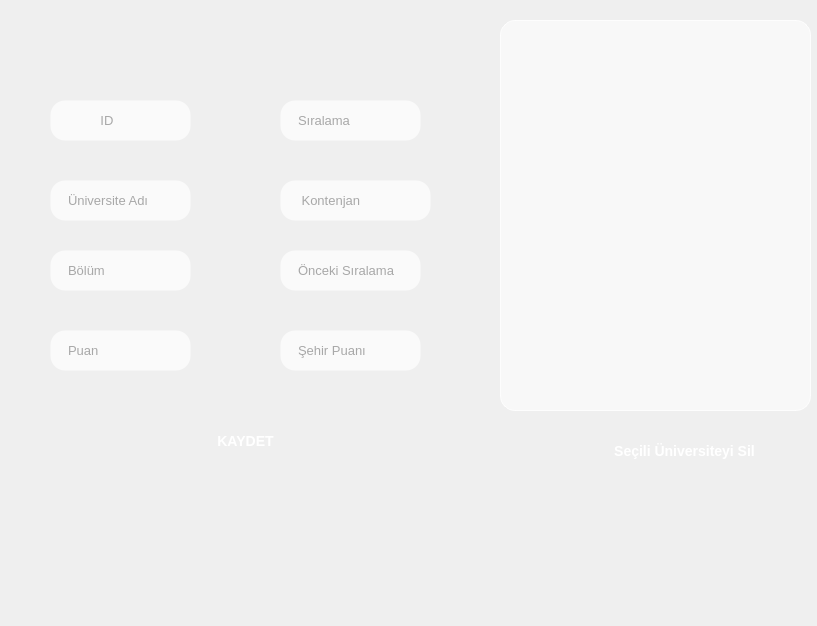
<?xml version="1.0" encoding="UTF-8"?>
<ui version="4.0">
 <class>UniEkleDialogClass</class>
 <widget class="QDialog" name="UniEkleDialogClass">
  <property name="geometry">
   <rect>
    <x>0</x>
    <y>0</y>
    <width>817</width>
    <height>626</height>
   </rect>
  </property>
  <property name="windowTitle">
   <string>UniEkleDialog</string>
  </property>
  <property name="styleSheet">
   <string notr="true">/* --- GENEL PENCERE --- */
QDialog {
    /* Diğer ekranlarla aynı pastel geçiş */
    background: qlineargradient(x1:0, y1:0, x2:1, y2:1, 
                                stop:0 #E0F7FA, 
                                stop:0.5 #F3E5F5, 
                                stop:1 #FFF3E0);
}

/* --- YAZI KUTULARI (6 Adet Veri Girişi) --- */
QLineEdit {
    background-color: rgba(255, 255, 255, 180); 
    border: 1px solid rgba(255, 255, 255, 0); 
    border-radius: 15px; 
    padding: 8px 15px;
    font-size: 13px; /* Çok kutu olduğu için yazıyı bir tık küçülttük */
    color: #555555;
}

QLineEdit:focus {
    background-color: rgba(255, 255, 255, 230);
    border: 1px solid #b39ddb; 
}

QLineEdit::placeholder {
    color: rgba(80, 80, 80, 150);
    font-style: italic;
}

/* --- BUTONLAR (Kaydet ve Sil) --- */
QPushButton {
    background-color: qlineargradient(x1:0, y1:0, x2:1, y2:0, 
                                      stop:0 #f8bbd0, stop:1 #f48fb1);
    color: white;
    font-weight: bold;
    border-radius: 15px;
    padding: 10px 20px;
    font-size: 14px;
    border: none;
}

QPushButton:hover {
    background-color: qlineargradient(x1:0, y1:0, x2:1, y2:0, 
                                      stop:0 #f48fb1, stop:1 #ec407a);
}

QPushButton:pressed {
    padding-top: 12px;
    padding-left: 21px;
}

/* --- SAĞDAKİ LİSTE (QListWidget veya QTableWidget) --- */
/* Bu kısım o büyük beyaz alanı süsler */
QListWidget, QTableWidget {
    background-color: rgba(255, 255, 255, 150); /* Yarı şeffaf arka plan */
    border: 1px solid rgba(255, 255, 255, 200);
    border-radius: 15px;
    color: #444;
    padding: 10px;
    font-size: 14px;
}

/* Listede bir şeye tıklayınca (Seçili Öğe) */
QListWidget::item:selected, QTableWidget::item:selected {
    background-color: #ba68c8; /* Mor/Lila seçim rengi */
    color: white;
    border-radius: 10px; /* Seçili satırın kenarları yuvarlansın */
}

/* Listenin Kaydırma Çubuğu (Scrollbar) - Çok şık dursun */
QScrollBar:vertical {
    border: none;
    background: rgba(0,0,0,0.05);
    width: 8px;
    margin: 0px 0px 0px 0px;
    border-radius: 4px;
}
QScrollBar::handle:vertical {
    background: #ce93d8;
    min-height: 20px;
    border-radius: 4px;
}</string>
  </property>
  <widget class="QLineEdit" name="txtUniAd">
   <property name="geometry">
    <rect>
     <x>50</x>
     <y>180</y>
     <width>141</width>
     <height>41</height>
    </rect>
   </property>
   <property name="placeholderText">
    <string>Üniversite Adı</string>
   </property>
  </widget>
  <widget class="QLineEdit" name="txtBolum">
   <property name="geometry">
    <rect>
     <x>50</x>
     <y>250</y>
     <width>141</width>
     <height>41</height>
    </rect>
   </property>
   <property name="placeholderText">
    <string>Bölüm</string>
   </property>
  </widget>
  <widget class="QLineEdit" name="txtSehir">
   <property name="geometry">
    <rect>
     <x>280</x>
     <y>330</y>
     <width>141</width>
     <height>41</height>
    </rect>
   </property>
   <property name="placeholderText">
    <string>Şehir Puanı</string>
   </property>
  </widget>
  <widget class="QLineEdit" name="txtPuan">
   <property name="geometry">
    <rect>
     <x>50</x>
     <y>330</y>
     <width>141</width>
     <height>41</height>
    </rect>
   </property>
   <property name="placeholderText">
    <string>Puan</string>
   </property>
  </widget>
  <widget class="QLineEdit" name="txtSira">
   <property name="geometry">
    <rect>
     <x>280</x>
     <y>100</y>
     <width>141</width>
     <height>41</height>
    </rect>
   </property>
   <property name="placeholderText">
    <string>Sıralama</string>
   </property>
  </widget>
  <widget class="QLineEdit" name="txtOncekiSira">
   <property name="geometry">
    <rect>
     <x>280</x>
     <y>250</y>
     <width>141</width>
     <height>41</height>
    </rect>
   </property>
   <property name="placeholderText">
    <string>Önceki Sıralama</string>
   </property>
  </widget>
  <widget class="QPushButton" name="btnKaydet">
   <property name="geometry">
    <rect>
     <x>190</x>
     <y>420</y>
     <width>111</width>
     <height>41</height>
    </rect>
   </property>
   <property name="text">
    <string>KAYDET</string>
   </property>
  </widget>
  <widget class="QListWidget" name="lstTumUniversiteler">
   <property name="geometry">
    <rect>
     <x>500</x>
     <y>20</y>
     <width>311</width>
     <height>391</height>
    </rect>
   </property>
  </widget>
  <widget class="QPushButton" name="btnUniSil">
   <property name="geometry">
    <rect>
     <x>584</x>
     <y>430</y>
     <width>201</width>
     <height>41</height>
    </rect>
   </property>
   <property name="text">
    <string>Seçili Üniversiteyi Sil</string>
   </property>
  </widget>
  <widget class="QLineEdit" name="txtkontenjan">
   <property name="geometry">
    <rect>
     <x>280</x>
     <y>180</y>
     <width>151</width>
     <height>41</height>
    </rect>
   </property>
   <property name="text">
    <string/>
   </property>
   <property name="placeholderText">
    <string> Kontenjan</string>
   </property>
  </widget>
  <widget class="QLineEdit" name="txtID">
   <property name="geometry">
    <rect>
     <x>50</x>
     <y>100</y>
     <width>141</width>
     <height>41</height>
    </rect>
   </property>
   <property name="placeholderText">
    <string>         ID</string>
   </property>
  </widget>
 </widget>
 <layoutdefault spacing="6" margin="11"/>
 <resources/>
 <connections/>
</ui>
